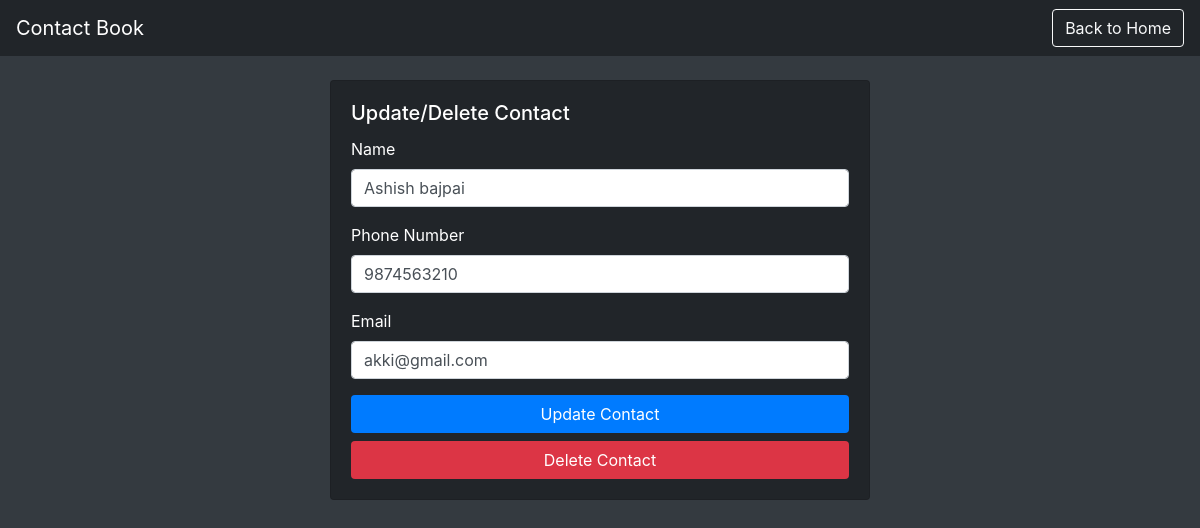
The app's page /update/2/ with its own data.
### stuff/models.py (models this page shows, shortened)
class Contact(models.Model):
    name = models.CharField(max_length=50)
    phone = models.IntegerField()
    email = models.EmailField()

### stuff/views.py (the view)
# urls.py: path('update/<int:id>/',views.update,name='update'),
def update(request,id):
    contact = Contact.objects.get(pk=id)
    if request.method == 'POST':
        con = UpdateForm(request.POST,instance=contact)
        if con.is_valid():
            con.save()
            return redirect('home')
        else:
            return redirect('update')
    else:
        con = UpdateForm()
    return render(request,'stuff/update.html',{'contact':contact})

### stuff/templates/stuff/update.html (shortened to what this page needs)
<!DOCTYPE html>
{% load static %}
<html lang="en">
<head>
    <link href="{% static 'css/bootstrap.css' %}" rel="stylesheet">
</head>
<body>
    <nav class="navbar navbar-expand-lg navbar-dark">
        <a class="navbar-brand" href="#">Contact Book</a>
        <div class="ml-auto">
            <a href="{% url 'home' %}" class="btn btn-outline-light">Back to Home</a>
        </div>
    </nav>
    <div class="container mt-4">
        <div class="row">
            <div class="col-md-6 offset-md-3">
                <div class="card mb-4">
                    <div class="card-body">
                        <h5 class="card-title">Update/Delete Contact</h5>
                        <form action='{% url 'update' contact.id %}' method='POST' id="update-delete-form">
                            <div class="form-group">
                                <label for="name">Name</label>
                                <input type="text" class="form-control" name="name" value="{{contact.name}}">
                            </div>
                            <div class="form-group">
                                <label for="phone">Phone Number</label>
                                <input type="text" class="form-control" name="phone" value="{{contact.phone}}">
                            </div>
                            <div class="form-group">
                                <label for="email">Email</label>
                                <input type="email" class="form-control" name="email" value="{{contact.email}}">
                            </div>
                            <button type="submit" class="btn btn-primary mb-2">Update Contact</button>
                        </form>
                        <form action="{% url 'delete' contact.id %}" method='POST'>
                            <button type="submit" class="btn btn-danger">Delete Contact</button>
                        </form>
                    </div>
                </div>
            </div>
        </div>
    </div>
</body>
</html>

### stuff/templates/stuff/update.html (style rules this page uses)
body { background-color: #343a40; color: #ffffff; }
.navbar, .card { background-color: #212529; }
.form-control, .btn { border-radius: 0.25rem; }
.btn-primary, .btn-danger { border-color: transparent; width: 100%; }
.btn-primary { background-color: #007bff; }
.btn-danger { background-color: #dc3545; }

### records on screen
Contact: name "Ashish bajpai", phone "9874563210", email "akki@gmail.com"
